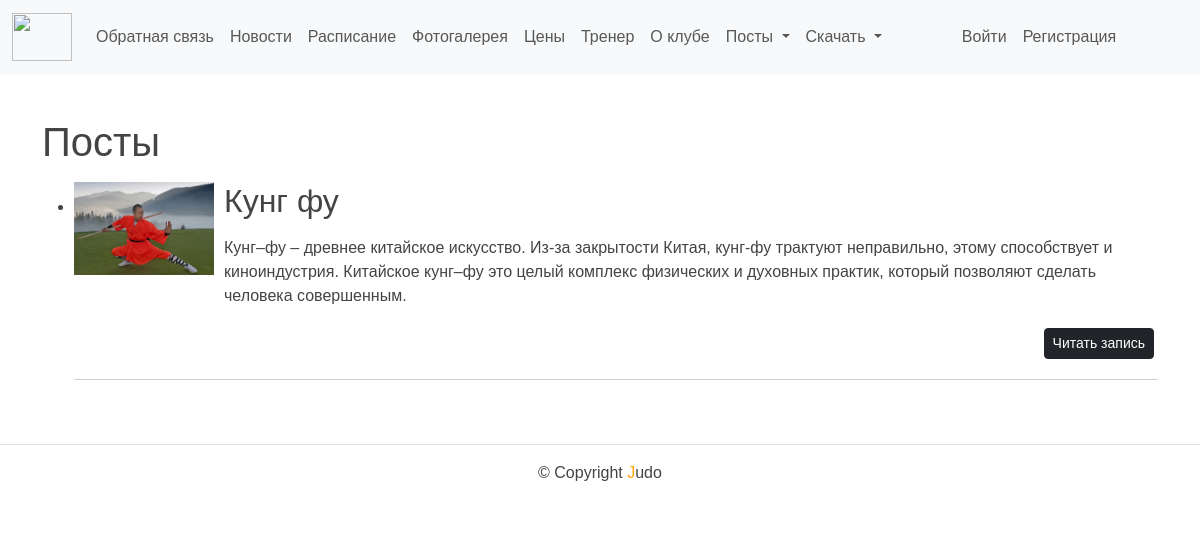
The app's page /post_list/, older data.
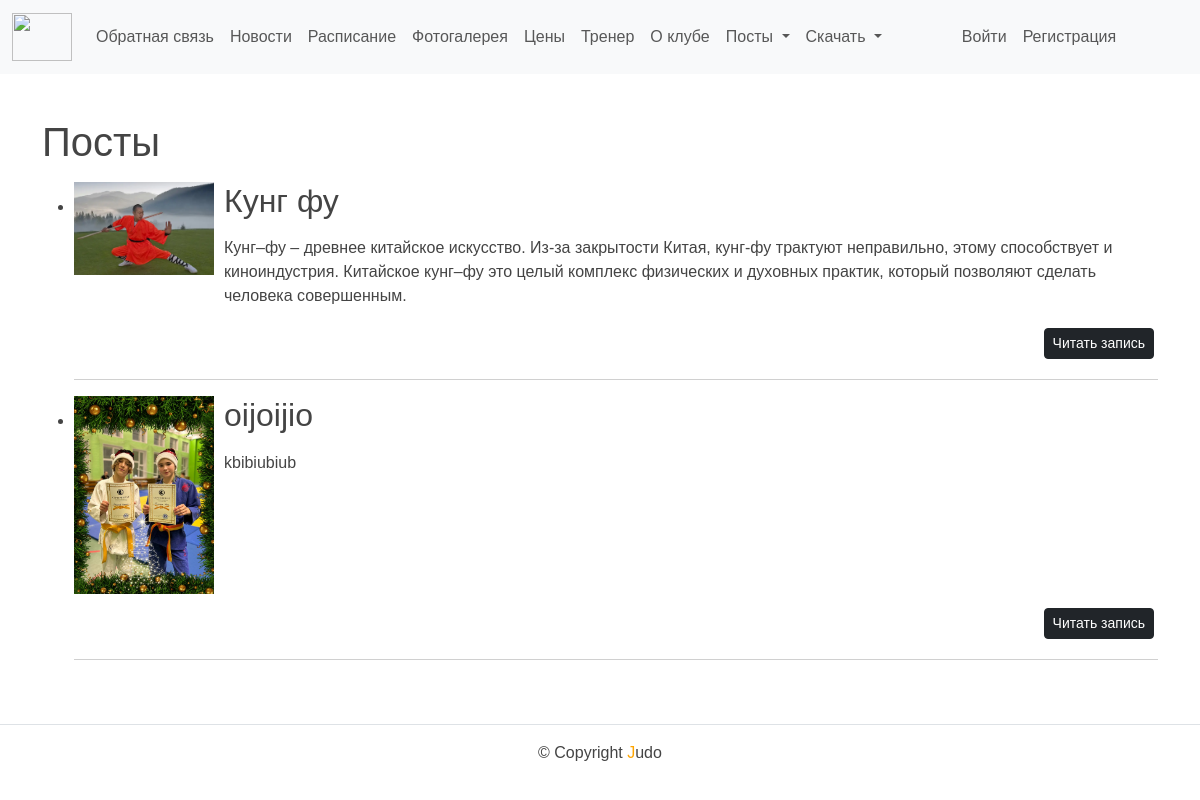
The same page, newer data.
### backend/models.py (models this page shows, shortened)
class Posts(models.Model):
    title = models.CharField(max_length=255)
    slug = models.SlugField(max_length=255, unique=True, db_index=True, verbose_name="URL")
    content = models.TextField(blank=True)
    photo = models.ImageField(upload_to="photos/%Y/%m/%d/")
    time_create = models.DateTimeField(auto_now_add=True)
    time_update = models.DateTimeField(auto_now=True)
    is_published = models.BooleanField(default=True)
    def get_absolute_url(self):
        return reverse('backend:read_post', kwargs={'post_slug': self.slug})
    class Meta:
        verbose_name = 'Посты'
        verbose_name_plural = 'Посты'
        ordering = ['time_create', 'title']

### backend/views.py (the view)
# urls.py: path('post_list/', post_list, name='post_list'),
def post_list(request):
    posts = Posts.objects.all()
    paginator = Paginator(posts, 2)
    page_number = request.GET.get('page')
    page_obj = paginator.get_page(page_number)
    context = {
        'page_obj': page_obj,
        'menu': menu,
        'title': 'Посты',
    }
    return render(request, 'backend/posts.html', context=context)

### templates/backend/posts.html (shortened to what this page needs)
{% extends 'base.html' %}
{% block content %}
<h1>{{ title }}</h1>
<ul>
    {% for p in page_obj %}
    <li>
        {% if p.photo %}
            <p><img class="img-article-left thumb" src="{{p.photo.url}}"></p>
        {% endif %}
        <h2>{{p.title}}</h2>
        <p>{{p.content|linebreaks|truncatewords:50}}</p>
        <p style="text-align: right;">
            <a href="{{ p.get_absolute_url }}">
                <button type="submit" class="btn btn-dark btn-block btn-sm m-1">Читать запись</button>
            </a>
        </p>
        <hr>
    </li>
    {% endfor %}
</ul>
{% endblock %}

Row changes from the older to the newer data that the page shows:
added Posts: photo (picture), title "oijoijio", content "kbibiubiub"
